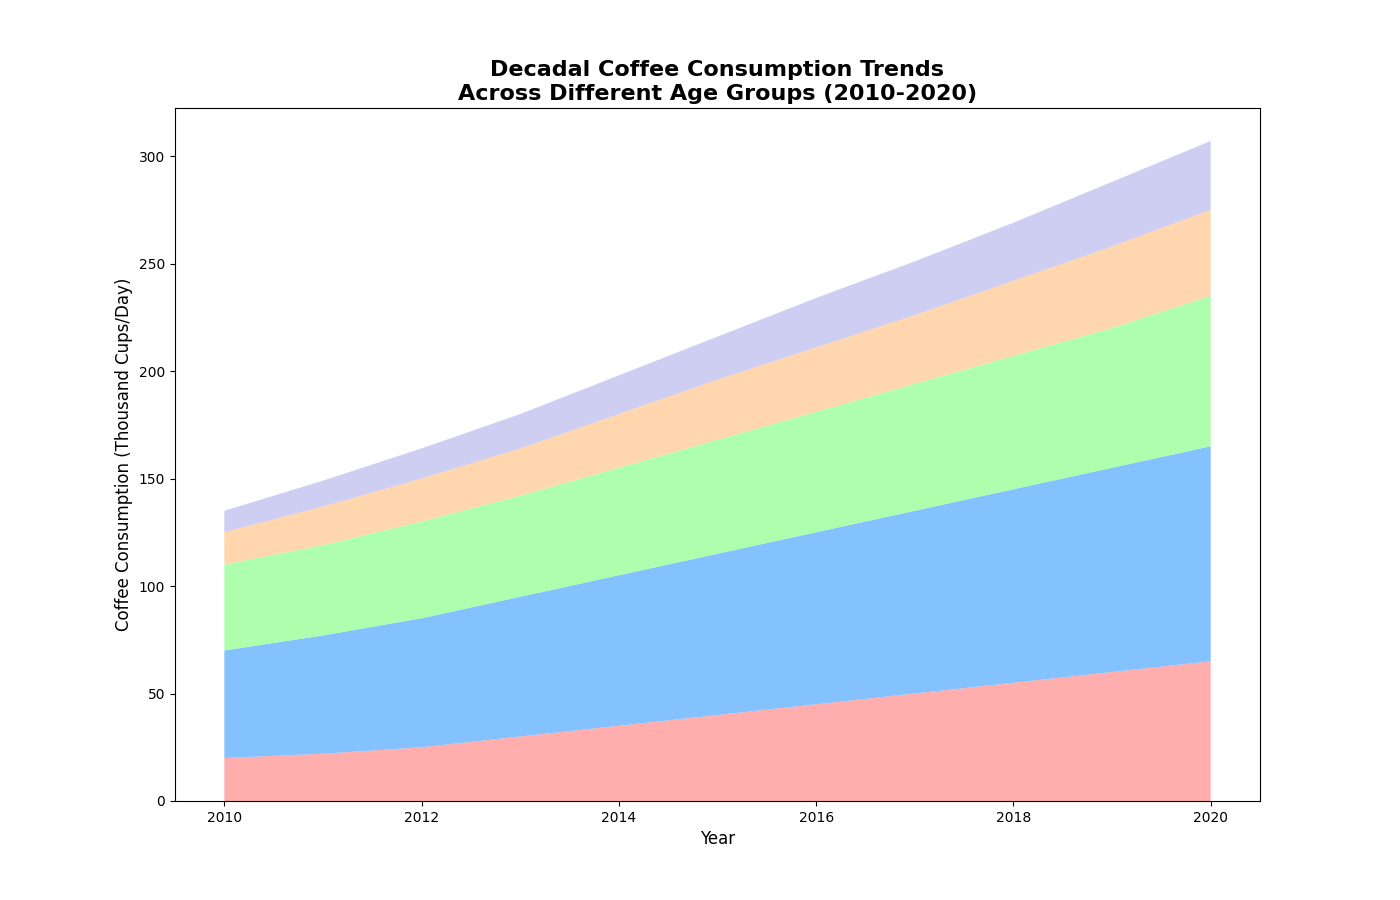

Recreate this plot in Python.
import matplotlib.pyplot as plt
import numpy as np

# Years of interest
years = np.arange(2010, 2021)

# Coffee consumption data in thousand cups per day for different age groups
age_18_25 = np.array([20, 22, 25, 30, 35, 40, 45, 50, 55, 60, 65])
age_26_35 = np.array([50, 55, 60, 65, 70, 75, 80, 85, 90, 95, 100])
age_36_50 = np.array([40, 42, 45, 47, 50, 53, 56, 59, 62, 65, 70])
age_51_65 = np.array([15, 18, 20, 22, 25, 28, 30, 32, 35, 38, 40])
age_65_above = np.array([10, 12, 14, 16, 18, 20, 23, 25, 27, 30, 32])

# Stack the consumption data
consumption_data = np.vstack([age_18_25, age_26_35, age_36_50, age_51_65, age_65_above])

# Set up the plot
plt.figure(figsize=(14, 9))

# Define colors for different age groups
colors = ['#ff9999','#66b3ff','#99ff99','#ffcc99','#c2c2f0']

# Create the stacked area plot
plt.stackplot(years, consumption_data, colors=colors, alpha=0.8)

# Set titles and labels
plt.title('Decadal Coffee Consumption Trends\nAcross Different Age Groups (2010-2020)', fontsize=16, fontweight='bold')
plt.xlabel('Year', fontsize=12)
plt.ylabel('Coffee Consumption (Thousand Cups/Day)', fontsize=12)

# Show plot
plt.show()
